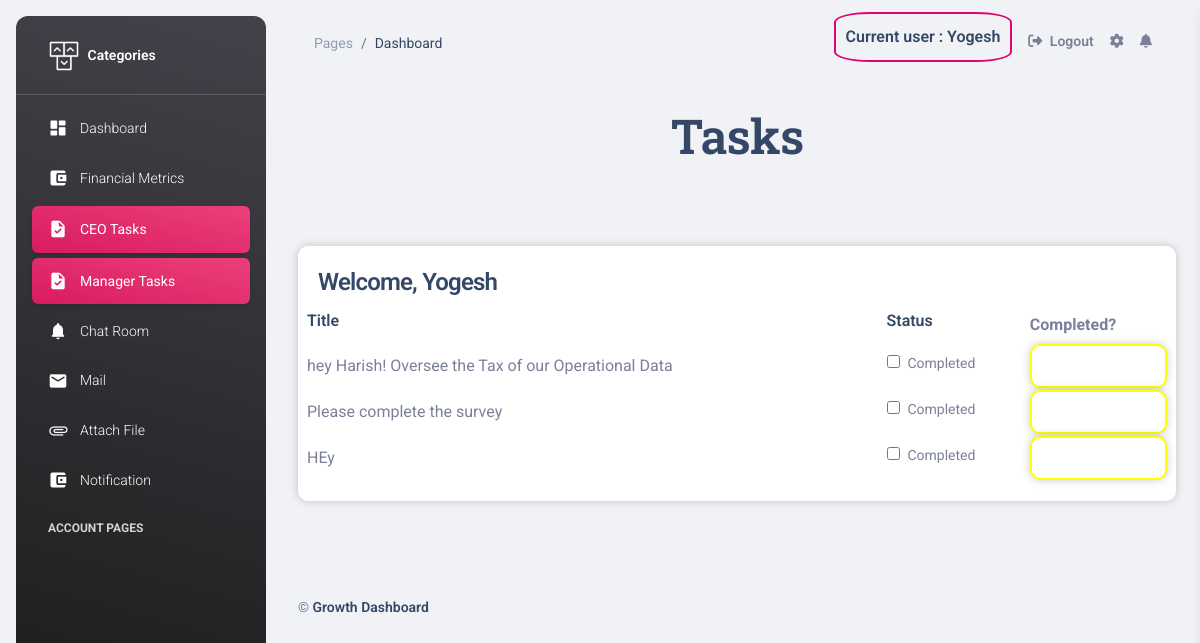
The page /assign_tasks (signed in) on the database its author committed.
### apps/authentication/models.py (models this page shows, shortened)
class Users(db.Model, UserMixin):
    __tablename__ = 'Users'
    id = db.Column(db.Integer, primary_key=True)
    username = db.Column(db.String(64), unique=False)
    phone = db.Column(db.Integer,unique=True)
    email = db.Column(db.String(64), unique=True)
    password = db.Column(db.LargeBinary(10))
    role = db.Column(db.String(10))
    department = db.Column(db.String(64), default=None)
    def __repr__(self):
        return str(self.username)

class AssignTask(db.Model):
    __tablename__ = 'assign_task'
    id = db.Column(db.Integer, primary_key=True)
    username = db.Column(db.String(50), nullable=False)
    task = db.Column(db.String(255), nullable=False)
    department = db.Column(db.String(255), nullable=False)
    is_checked = db.Column(db.Boolean, default=False)

### apps/authentication/routes.py (the view)
@blueprint.route('/assign_tasks')
@login_required
def assign_tasks():
    data = Users.query.all()
    task = AssignTask.query.all()
    if current_user.role == "Employee":
        return render_template('employee/manager_task.html', segment='assign_tasks',task = task)
    elif current_user.role == "Manager":
        return render_template('manager/assign_tasks.html', segment='assign_tasks',  data=data, task = task,status='Message sent successfully')

### apps/__init__.py (called while the page is built)
def configure_database(app):
    @app.before_first_request
    def initialize_database():
        try:
            db.create_all()
        except Exception as e:
            print('> Error: DBMS Exception: ' + str(e) )
            basedir = os.path.abspath(os.path.dirname(__file__))
            app.config['SQLALCHEMY_DATABASE_URI'] = SQLALCHEMY_DATABASE_URI = 'sqlite:///' + os.path.join(basedir, 'db.sqlite3')
            print('> Fallback to SQLite ')
            db.create_all()
    @app.teardown_request
    def shutdown_session(exception=None):
        db.session.remove()

### apps/authentication/models.py (called while the page is built)
@login_manager.user_loader
def user_loader(id):
    return Users.query.filter_by(id=id).first()

### apps/templates/employee/manager_task.html (shortened to what this page needs)
{% extends "layouts/base.html" %}
{% block content %}
<div class="container-fluid py-4">
    <h1 style="text-align: center;">Tasks</h1>
</div>
<form action="/assign_tasks" method="get">
    <div class="container-fluid py-5">
        <div class="row">
            <div class="col-md-12">
                <div class="white-box">
                    <div><h4>Welcome, {{ current_user.username }}</h4></div>
                        <div class="row">
                            <table style="padding: 20px;">
                                <tr>
                                    <th>
                                        <h6>Title</h6>
                                    </th>
                                    <th>
                                        <h6>Status</h6>
                                    </th>
                                    <th>
                                        Completed?
                                    </th>
                                </tr>
                                {% for i in task %}
                                    {% if current_user.username == i.username %}
                                <tr>
                                    <td>
                                        {{ i.task }}
                                    </td>
                                    <td>
                                        <input type="checkbox" id="{{i.username}}" name="task_box">
                                        <label for="myCheckbox">Completed</label>
                                    </td>
                                    <td>
                                        <div class="white-box" style="border: 2px solid yellow;">
                                        </div>
                                    </td>
                                </tr>
                                {% endif %}
                                {% endfor %}
                            </table>
                        </div>
                </div>
            </div>
        </div>
    </div>
</form>
{% include 'includes/footer.html' %}
{% endblock content %}

### apps/templates/employee/navigation.html (shortened to what this page needs)
    <nav class="navbar navbar-main navbar-expand-lg px-0 mx-4 shadow-none border-radius-xl" id="navbarBlur" navbar-scroll="true">
      <div class="container-fluid py-1 px-3">
        <nav aria-label="breadcrumb">
          <ol class="breadcrumb bg-transparent mb-0 pb-0 pt-1 px-0 me-sm-6 me-5">
            <li class="breadcrumb-item text-sm"><a class="opacity-5 text-dark" href="javascript:;">Pages</a></li>
            <li class="breadcrumb-item text-sm text-dark active" aria-current="page">Dashboard</li>
          </ol>
        </nav>
        <div class="collapse navbar-collapse mt-sm-0 mt-2 me-md-0 me-sm-4" id="navbar">
          <div class="ms-md-auto pe-md-3 d-flex align-items-center">
            <h6 style="border: 2px solid; border-radius: 20%; padding: 10px; border-color: rgb(223, 6, 111);">Current user : {{ current_user }}</h6>
          </div>
          <ul class="navbar-nav  justify-content-end">
            <li class="nav-item d-flex align-items-center">
              <a href="{{ url_for('authentication_blueprint.logout') }}" class="nav-link text-body font-weight-bold px-0">
                <i class="fa fa-sign-out me-sm-1"></i>
                <span class="d-sm-inline d-none">Logout</span>
              </a>
            </li>
            <li class="nav-item px-3 d-flex align-items-center">
              <a href="javascript:;" class="nav-link text-body p-0">
                <i class="fa fa-cog fixed-plugin-button-nav cursor-pointer"></i>
              </a>
            </li>
            <li class="nav-item dropdown pe-2 d-flex align-items-center">
              <a href="javascript:;" class="nav-link text-body p-0" id="dropdownMenuButton" data-bs-toggle="dropdown" aria-expanded="false">
                <i class="fa fa-bell cursor-pointer"></i>
              </a>
            </li>
          </ul>
        </div>
      </div>
    </nav>

### apps/templates/employee/manager_task.html (style rules this page uses)
.white-box { background-color: white; padding: 20px; border-radius: 10px; box-shadow: 0 0 10px rgba(0, 0, 0, 0.2); }

### rows shown on the page
Users: username "Yogesh"
AssignTask: task "hey Harish! Oversee the Tax of our Operational Data"
AssignTask: task "Please complete the survey"
AssignTask: task "HEy"
